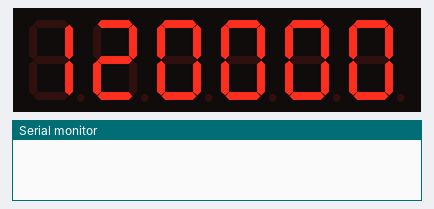
This sketch was run on a simulated Arduino Uno, built with avr-gcc and run on an emulated ATmega328P. Parts: 6-digit seven-segment display, the last lines printed to the serial monitor. Wiring (inferred from the names in the program): 6-digit 7-segment display, segments lit when LOW: segments pin 4, pin 5, pin 8, pin 7, pin 6, pin 3, pin 2, pin 9; digit selects pin 10, pin 11, pin 12, pin 13, pin 14, pin 15. The segment pins are drawn as the display they are named for.

Above: at 0.1 s.
At 4.1 s:
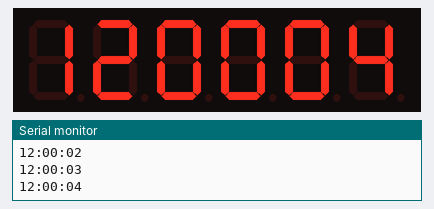
At 9.1 s:
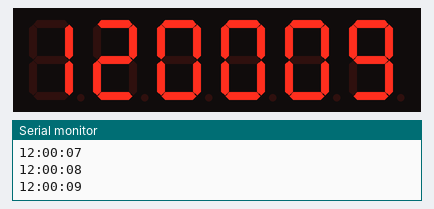
At 19.1 s:
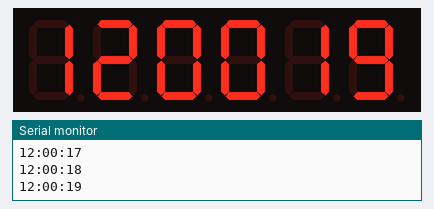
At 28.1 s:
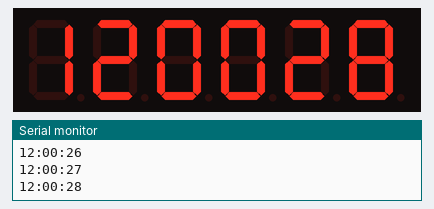
At 38.1 s:
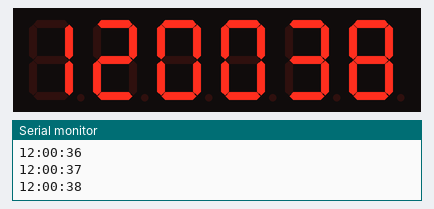

The sketch:

arduino-clock.ino
```cpp
const int segmentPins[] = { 2, 3, 4, 5, 6, 7, 8, 9 };
const int digitPins[] = { 10, 11, 12, 13, 14, 15 };

const int numbers[10][8] = {
  { 0, 1, 1, 1, 1, 1, 1, 0 },  //0
  { 0, 0, 0, 1, 0, 0, 1, 0 },  //1
  { 1, 0, 1, 1, 1, 1, 0, 0 },  //2
  { 1, 0, 1, 1, 0, 1, 1, 0 },  //3
  { 1, 1, 0, 1, 0, 0, 1, 0 },  //4
  { 1, 1, 1, 0, 0, 1, 1, 0 },  //5
  { 1, 1, 1, 0, 1, 1, 1, 0 },  //6
  { 0, 0, 1, 1, 0, 0, 1, 0 },  //7
  { 1, 1, 1, 1, 1, 1, 1, 0 },  //8
  { 1, 1, 1, 1, 0, 1, 1, 0 }   //9
};

int hour = 12;
int minute = 0;
int second = 0;

unsigned long previousMillis = 0;
const int refreshInterval = 5;
int currentDigit = 0;

unsigned long lastSecondMillis = 0;

void setup() {
  Serial.begin(9600);


  for (int i = 0; i < 8; i++) {
    pinMode(segmentPins[i], OUTPUT);
    digitalWrite(segmentPins[i], HIGH);
  }


  for (int i = 0; i < 6; i++) {
    pinMode(digitPins[i], OUTPUT);
    digitalWrite(digitPins[i], LOW);
  }
}

void loop() {
  unsigned long currentMillis = millis();


  if (currentMillis - previousMillis >= refreshInterval) {
    previousMillis = currentMillis;
    updateDisplay();
  }


  if (currentMillis - lastSecondMillis >= 1000) {
    lastSecondMillis = currentMillis;
    incrementTime();
    printTime();
  }
}


void incrementTime() {
  second++;
  if (second >= 60) {
    second = 0;
    minute++;
    if (minute >= 60) {
      minute = 0;
      hour++;
      if (hour >= 24) {
        hour = 0;
      }
    }
  }
}

void printTime() {

  if (hour < 10) Serial.print("0");
  Serial.print(hour);
  Serial.print(":");
  if (minute < 10) Serial.print("0");
  Serial.print(minute);
  Serial.print(":");
  if (second < 10) Serial.print("0");
  Serial.println(second);
}

void updateDisplay() {

  for (int i = 0; i < 6; i++) {
    digitalWrite(digitPins[i], LOW);
  }
  delayMicroseconds(100);

  int h1 = hour / 10;
  int h2 = hour % 10;
  int m1 = minute / 10;
  int m2 = minute % 10;
  int s1 = second / 10;
  int s2 = second % 10;

  int digits[6] = { h1, h2, m1, m2, s1, s2 };
  int number = digits[currentDigit];

  for (int i = 0; i < 7; i++) {
    digitalWrite(segmentPins[i], numbers[number][i] == 1 ? LOW : HIGH);
  }

  digitalWrite(segmentPins[7], HIGH);
  digitalWrite(digitPins[currentDigit], HIGH);

  currentDigit = (currentDigit + 1) % 6;
}
```

Measured:
- what the display in image 0 shows lasts 1.0 s, from 0.1 s to 1.1 s
